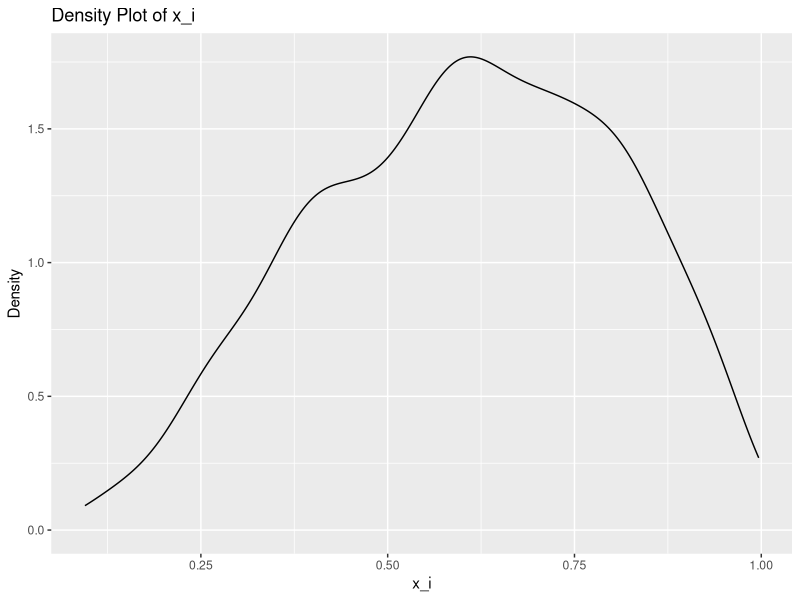

Generate this figure with R:
# Title: Simulation for paper: "When norm change hurts"
# Authors: Charles Efferson, Sönke Ehret, Lukas von Flüe, and Sonja Vogt.

################################################################################

# package dependencies

library(truncnorm)
library(ggplot2)

################################################################################

# Coordination game payoff matrix:

#       SQ      Alt
# SQ    a+x_i   b+x_i
# Alt   a       d
# where: a+x_i > a, b+x_i<d, for each agent.

################################################################################

# Initialization

N <- 1000  # Number of agents

# Parameters specifying payoffs in coordination game:

a <- 1.5
b <- 1
d <- 2    

# Draw x_i values from a left-skewed beta distribution such that for a majority 
# of agents it is true that x_i > (d-b)/2:

alpha <- 3        
beta <- 2         

agent <- data.frame(x_i = rbeta(N, shape1 = alpha, shape2 = beta) * (d - b), choice = rep(NA, N), payoff = rep(NA, N))

# Create a density plot of x_i

ggplot(data = data.frame(x = agent$x_i), aes(x)) +
  geom_density() +
  labs(title = "Density Plot of x_i", x = "x_i", y = "Density")





################################################################################

# session information
xfun::session_info()

# cite R
citation()
